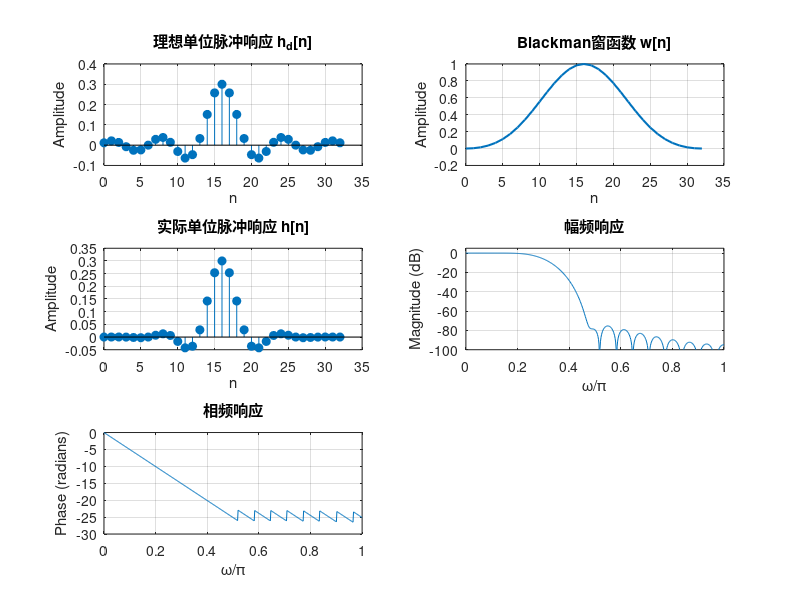

This chart was generated by the following MATLAB code:
clc; clear;

% 设计参数
wp = 0.2 * pi;   % 通带截止频率
ws = 0.4 * pi;   % 阻带截止频率
As = 50;         % 阻带最小衰减（dB）

% 选择Blackman窗，满足As ≥ 50 dB
% 经验公式估计所需滤波器长度 N:
delta_omega = ws - wp;
N = ceil(6.6 * pi / delta_omega); % Blackman窗公式经验值
if mod(N,2) == 0
    N = N + 1;  % 保证N为奇数，以便获得对称线性相位
end

n = 0:N-1;
M = (N - 1) / 2;         % 中心点
wc = (wp + ws) / 2;      % 截止频率 (过渡带中点)

% -------- 1. 理想单位脉冲响应 --------
hd = sin(wc * (n - M)) ./ (pi * (n - M));
hd(M+1) = wc / pi;  % 修正n = M处的NaN（除零）

% -------- 2. Blackman窗函数 --------
w = 0.42 - 0.5 * cos(2*pi*n/(N-1)) + 0.08 * cos(4*pi*n/(N-1));

% -------- 3. 实际单位脉冲响应 --------
h = hd .* w;

% -------- 4. 绘图 --------
figure;
subplot(3,2,1);
stem(n, hd, 'filled');
title('理想单位脉冲响应 h_d[n]');
xlabel('n'); ylabel('Amplitude'); grid on;

subplot(3,2,2);
plot(n, w, 'LineWidth', 1.5);
title('Blackman窗函数 w[n]');
xlabel('n'); ylabel('Amplitude'); grid on;

subplot(3,2,3);
stem(n, h, 'filled');
title('实际单位脉冲响应 h[n]');
xlabel('n'); ylabel('Amplitude'); grid on;

% -------- 5. 幅频响应和相频响应 --------
NFFT = 1024;  % FFT点数
H = fft(h, NFFT);  % 计算频率响应
H = H(1:NFFT/2+1);  % 只取前半部分（到Nyquist频率）

% 创建频率向量，替代freqz返回的omega
omega = linspace(0, pi, NFFT/2+1);  % 从0到π的频率向量

% 计算幅度和相位
mag = 20*log10(abs(H) + 1e-10);  % 加小值防止log(0)
phase = angle(H);

subplot(3,2,4);
plot(omega/pi, mag);
title('幅频响应');
xlabel('\omega/\pi'); ylabel('Magnitude (dB)');
axis([0 1 -100 5]); grid on;

subplot(3,2,5);
plot(omega/pi, unwrap(phase));
title('相频响应');
xlabel('\omega/\pi'); ylabel('Phase (radians)');
grid on;

